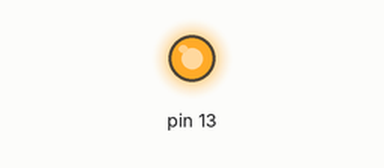
A sketch run on a simulated Arduino Uno, built with avr-gcc and run on an emulated ATmega328P. Shown: output pins drawn as LEDs (lit = HIGH).

Above: at 0.5 s.
At 5.5 s:
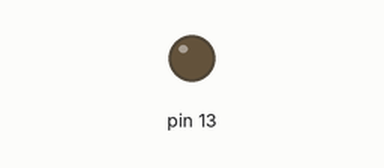
Timing chart, 0 to 8.5 s (numbered marks = the images above):
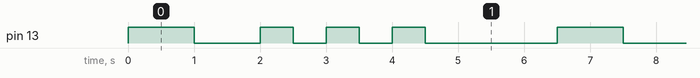

Measured:
- by itself, pin 13: repeats every 6.5 s: LOW 1.0 s, 2 × (HIGH 0.50 s, LOW 0.50 s), HIGH 0.50 s, LOW 2.0 s, HIGH 1.0 s
- by itself, everything shown: repeats every 6.5 s, in 8 steps

The sketch:

E87_first_attempt.ino
```cpp
void setup() {
  // put your setup code here, to run once:
pinMode(13, OUTPUT);
}

void loop() {
  // put your main code here, to run repeatedly:
  digitalWrite(13, HIGH);   // turn the LED on (HIGH is the voltage level)
  delay(1000);              // wait for a second
  digitalWrite(13, LOW);    // turn the LED off by making the voltage LOW
  delay(1000);              // wait for a second
  digitalWrite(13, HIGH);   // does 3 blinks waiting for half a second each time
  delay(500);
  digitalWrite(13, LOW);
  delay(500);
  digitalWrite(13, HIGH);
  delay(500);
  digitalWrite(13, LOW);
  delay(500);
  digitalWrite(13, HIGH);
  delay(500);
  digitalWrite(13, LOW);
  delay(2000);             // off for 2 seconds before starting again.
}
```
